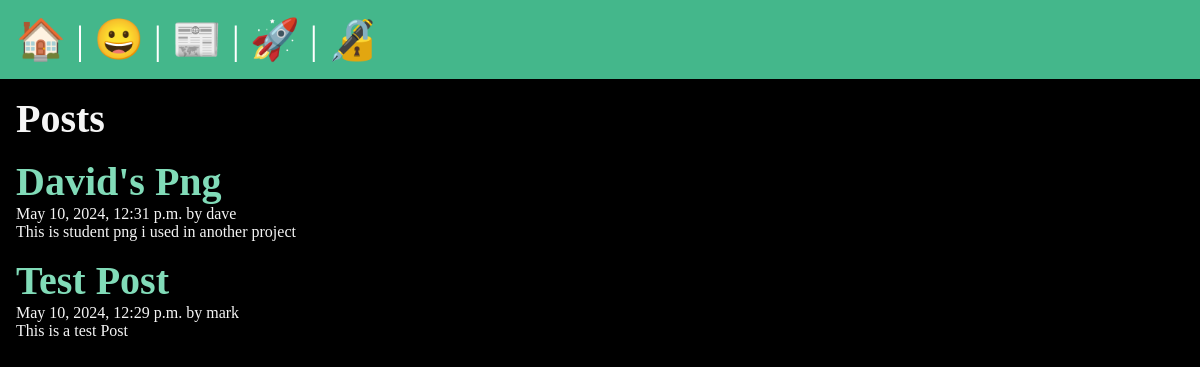
The app's page /posts/, older data.
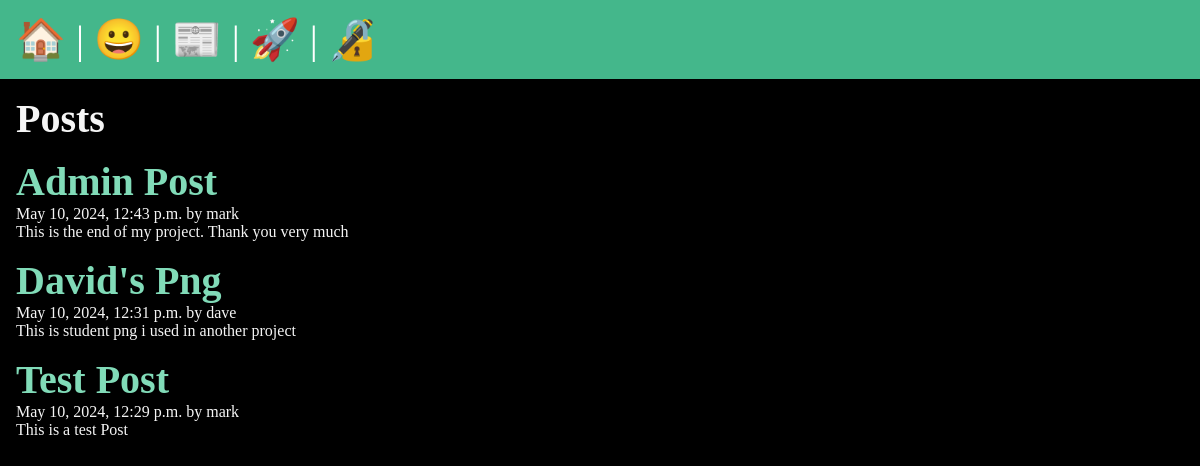
The same page, newer data.
### posts/models.py (models this page shows, shortened)
class Post(models.Model):
    title = models.CharField(max_length=200)
    body = models.TextField()
    slug = models.SlugField()
    date = models.DateTimeField(auto_now_add=True)
    banner= models.ImageField(default='fallback.png', blank=True)
    author = models.ForeignKey(User, on_delete=models.CASCADE,default=None) #on delete tells db how to handle data when user/relationship is deleted. Cascade means, if user gets

### posts/views.py (the view)
# urls.py: path('', views.posts_lists, name='list'),
def posts_lists(request):
    posts = Post.objects.all().order_by('-date')
    return render(request, 'posts/posts_list.html', {'posts': posts})

### posts/templates/posts/posts_list.html (shortened to what this page needs)
{% extends 'layout.html' %}
{% block content %}
    <section>
    <h1>Posts</h1>
    {% for post in posts %}
        <article class="post">
            <h2>
                <a href="{% url 'posts:page' slug=post.slug %}">
                    {{ post.title }}
                </a>
            </h2>
            <p>{{ post.date }} by {{ post.author }} </p>
            <p>{{ post.body }}</p>
        </article>
    {% endfor %}
</section>
{% endblock %}

### templates/layout.html (shortened to what this page needs)
<!DOCTYPE html>
{% load static %}
<html lang="en">
<head>
    <link rel="stylesheet" href="{% static 'css/styles.css' %}">
</head>
<body>
    <nav>
        <a href="/">🏠</a> |
        <a href="/about">😀</a> |
        <a href="{% url 'posts:list' %}">📰</a> |
        {% if user.is_authenticated %}
            <a href="{% url 'posts:new-post' %}">➕</a>|
            <form class= "logout" action="{% url 'users:logout' %}" method="post">
            {% csrf_token %}
            <button class="logout-button">👋</button>
        {%else%}
            <a href="{% url 'users:register' %}">🚀</a> |
            <a href="{% url 'users:login' %}">🔏</a>
        {%endif%}
    </nav>
    <main>
        {% block content %}
        {% endblock %}
    </main>
</body>
</html>

### static/css/styles.css (style rules this page uses)
* { margin: 0; padding: 0; box-sizing: border-box; }
body { min-height: 100vh; background-color: black; color: whitesmoke; font-size: 3rem; }
nav { padding: 1rem; background-color: #44B78B; color: white; font-size: 2.5rem; }
main { padding: 1rem; }
section { display: flex; flex-flow: column; gap: 1rem; }
h1, h2 { font-size: 2.5rem; }
p { font-size: 1rem; }
a { text-decoration: none; color: #81dbb8; }

Row changes from the older to the newer data that the page shows:
added Post: title "Admin Post", date "May 10, 2024, 12:43 p.m.", author "mark", body "This is the end of my project. Thank you very much"
